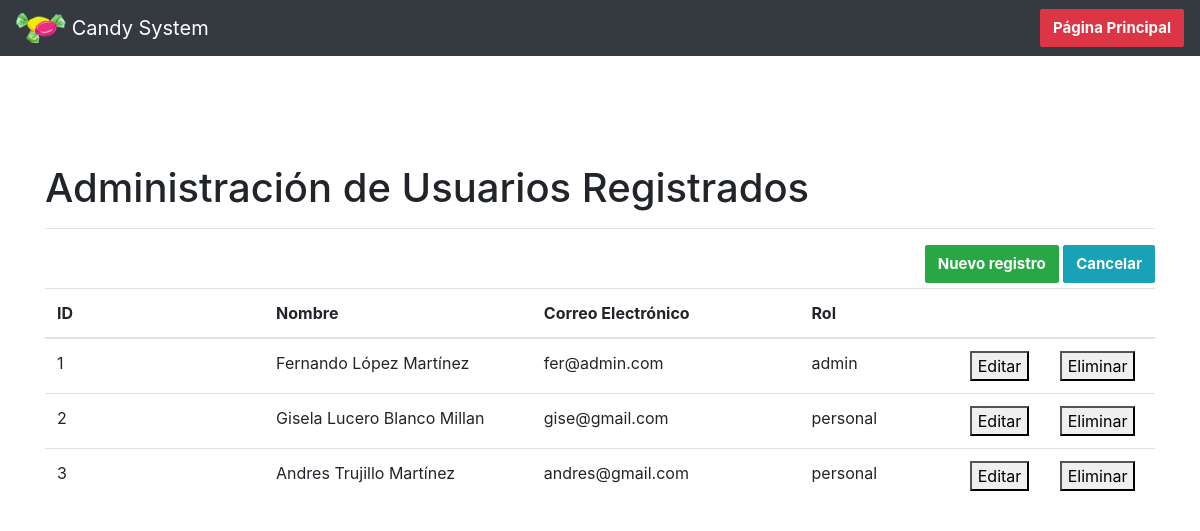
Screenshot of /Dulceria/admin/CRUD/index.php with the database file from the repository.
### tables this page shows
CREATE TABLE `mainlogin` (
  `id` bigint(20) UNSIGNED NOT NULL,
  `username` varchar(50) NOT NULL,
  `email` varchar(50) NOT NULL,
  `password` varchar(20) NOT NULL,
  `role` varchar(50) NOT NULL
);

### Dulceria/admin/CRUD/index.php (the view, shortened to what this page needs)
<?php include('BDconect.php');?>
<!doctype html>
<html lang="es">
<head>
<link href="dist/css/bootstrap.min.css" rel="stylesheet">
<link href="assets/sticky-footer-navbar.css" rel="stylesheet">
<nav class="navbar navbar-dark bg-dark">
<a class="navbar-brand" href="../admin_portada.php">
    <img src="./Caramelos_Header.png" width="50" height="30" class="d-inline-block align-top" alt="">
    Candy System
    <a href="../admin_portada.php"><button type="button" class="btn btn-danger">Página Principal</button></a>
  </a>
</nav>
</head>
<body>
<div class="container">
  <h1 class="mt-5">Administración de Usuarios Registrados</h1>
  <hr>
  <div class="row">
    <div class="col-12 col-md-12">
<div style="float:right; margin-bottom:5px;">
<form action="" method="post"><button class="btn btn-success" name="formInsertar">Nuevo registro</button>  <a href="index.php"><button type="button" class="btn btn-info">Cancelar</button></a></form></div>
<div class="table-responsive">
<table class="table ">
<thead class="">
    <th width="18%">ID</th>
    <th width="22%">Nombre</th>
    <th width="22%">Correo Electrónico</th>
    <th width="13%">Rol</th>
    <th width="13%" colspan="2"></th>
</thead>
<tbody>
<?php
$sql = "SELECT * FROM mainlogin";
$query = $connect -> prepare($sql);
$query -> execute();
$results = $query -> fetchAll(PDO::FETCH_OBJ);
if($query -> rowCount() > 0)   {
foreach($results as $result) {
echo "<tr>
<td>".$result -> id."</td>
<td>".$result -> username."</td>
<td>".$result -> email."</td>
<td>".$result -> role."</td>
<td>
<form method='POST' action='".$_SERVER['PHP_SELF']."'>
<input type='hidden' name='id' value='".$result -> id."'>
<button name='editar'>Editar</button>
</form>
</td>
<td>
<form  onsubmit=\"return confirm('Realmente desea eliminar el registro?');\" method='POST' action='".$_SERVER['PHP_SELF']."'>
<input type='hidden' name='id' value='".$result -> id."'>
<button name='eliminar'>Eliminar</button>
</form>
</td>
</tr>";
   }
 }
?>
</tbody>
</table>
</div>
   </div>
  </div>
    </div>
</body>
</html>

### Dulceria/admin/CRUD/assets/sticky-footer-navbar.css (style rules this page uses)
html { position: relative; min-height: 100%; }
body { margin-bottom: 60px; }
body > .container { padding: 60px 15px 0; }

### Dulceria/admin/CRUD/index.php (style rules this page uses)
.form-control, .btn { min-height: 38px; border-radius: 2px; }
.btn { font-size: 15px; font-weight: bold; }

### rows the page displays
mainlogin: id "1", username "Fernando López Martínez", email "fer@admin.com", role "admin"
mainlogin: id "2", username "Gisela Lucero Blanco Millan", email "gise@gmail.com", role "personal"
mainlogin: id "3", username "Andres Trujillo Martínez", email "andres@gmail.com", role "personal"
